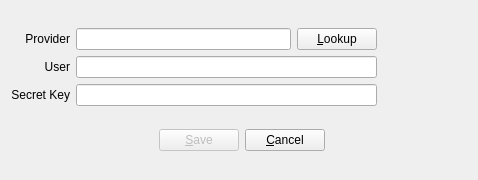
<?xml version="1.0" encoding="UTF-8"?>
<ui version="4.0">
 <class>edit_account_form</class>
 <widget class="QWidget" name="edit_account_form">
  <property name="geometry">
   <rect>
    <x>0</x>
    <y>0</y>
    <width>478</width>
    <height>180</height>
   </rect>
  </property>
  <property name="windowTitle">
   <string>Edit Account</string>
  </property>
  <layout class="QVBoxLayout" name="verticalLayout">
   <item>
    <layout class="QHBoxLayout" name="horizontalLayout_11">
     <item>
      <layout class="QGridLayout" name="gridLayout">
       <item row="0" column="0">
        <widget class="QLabel" name="label_21">
         <property name="text">
          <string>Provider</string>
         </property>
         <property name="alignment">
          <set>Qt::AlignRight|Qt::AlignTrailing|Qt::AlignVCenter</set>
         </property>
        </widget>
       </item>
       <item row="0" column="1">
        <widget class="QLineEdit" name="provider_entry"/>
       </item>
       <item row="0" column="2">
        <widget class="QPushButton" name="btn_Lookup">
         <property name="whatsThis">
          <string>&lt;html&gt;&lt;head/&gt;&lt;body&gt;&lt;p&gt;&lt;br/&gt;&lt;/p&gt;&lt;/body&gt;&lt;/html&gt;</string>
         </property>
         <property name="text">
          <string>&amp;Lookup</string>
         </property>
        </widget>
       </item>
       <item row="0" column="3">
        <widget class="QLabel" name="label_22">
         <property name="toolTip">
          <string>Name identifying the website or online service
this account authenticates with.</string>
         </property>
         <property name="text">
          <string/>
         </property>
         <property name="pixmap">
          <pixmap>question_mark_icon.png</pixmap>
         </property>
        </widget>
       </item>
       <item row="1" column="0">
        <widget class="QLabel" name="label_23">
         <property name="text">
          <string>User</string>
         </property>
         <property name="alignment">
          <set>Qt::AlignRight|Qt::AlignTrailing|Qt::AlignVCenter</set>
         </property>
        </widget>
       </item>
       <item row="1" column="1" colspan="2">
        <widget class="QLineEdit" name="label_entry">
         <property name="minimumSize">
          <size>
           <width>256</width>
           <height>0</height>
          </size>
         </property>
         <property name="placeholderText">
          <string/>
         </property>
        </widget>
       </item>
       <item row="1" column="3">
        <widget class="QLabel" name="label_24">
         <property name="toolTip">
          <string>A label to identify this account
such as your username or email address for the service.</string>
         </property>
         <property name="text">
          <string/>
         </property>
         <property name="pixmap">
          <pixmap>question_mark_icon.png</pixmap>
         </property>
        </widget>
       </item>
       <item row="2" column="0">
        <widget class="QLabel" name="label_25">
         <property name="text">
          <string>Secret Key</string>
         </property>
         <property name="alignment">
          <set>Qt::AlignRight|Qt::AlignTrailing|Qt::AlignVCenter</set>
         </property>
        </widget>
       </item>
       <item row="2" column="1" colspan="2">
        <widget class="PasswordInput" name="secret_entry">
         <property name="minimumSize">
          <size>
           <width>301</width>
           <height>0</height>
          </size>
         </property>
         <property name="placeholderText">
          <string/>
         </property>
        </widget>
       </item>
       <item row="2" column="3">
        <widget class="QLabel" name="label_26">
         <property name="toolTip">
          <string>The alphanumeric code shared with you by the provider.</string>
         </property>
         <property name="text">
          <string/>
         </property>
         <property name="pixmap">
          <pixmap>question_mark_icon.png</pixmap>
         </property>
        </widget>
       </item>
      </layout>
     </item>
     <item>
      <spacer name="horizontalSpacer_12">
       <property name="orientation">
        <enum>Qt::Horizontal</enum>
       </property>
       <property name="sizeHint" stdset="0">
        <size>
         <width>28</width>
         <height>20</height>
        </size>
       </property>
      </spacer>
     </item>
    </layout>
   </item>
   <item>
    <layout class="QHBoxLayout" name="buttonLayout">
     <item>
      <spacer name="horizontalSpacer">
       <property name="orientation">
        <enum>Qt::Horizontal</enum>
       </property>
       <property name="sizeHint" stdset="0">
        <size>
         <width>148</width>
         <height>20</height>
        </size>
       </property>
      </spacer>
     </item>
     <item>
      <widget class="QPushButton" name="btn_Save">
       <property name="enabled">
        <bool>false</bool>
       </property>
       <property name="sizePolicy">
        <sizepolicy hsizetype="Fixed" vsizetype="Fixed">
         <horstretch>0</horstretch>
         <verstretch>0</verstretch>
        </sizepolicy>
       </property>
       <property name="text">
        <string>&amp;Save</string>
       </property>
      </widget>
     </item>
     <item>
      <widget class="QPushButton" name="btn_Cancel">
       <property name="sizePolicy">
        <sizepolicy hsizetype="Fixed" vsizetype="Fixed">
         <horstretch>0</horstretch>
         <verstretch>0</verstretch>
        </sizepolicy>
       </property>
       <property name="text">
        <string>&amp;Cancel</string>
       </property>
      </widget>
     </item>
     <item>
      <spacer name="horizontalSpacer_2">
       <property name="orientation">
        <enum>Qt::Horizontal</enum>
       </property>
       <property name="sizeHint" stdset="0">
        <size>
         <width>38</width>
         <height>20</height>
        </size>
       </property>
      </spacer>
     </item>
    </layout>
   </item>
  </layout>
 </widget>
 <customwidgets>
  <customwidget>
   <class>PasswordInput</class>
   <extends>QLineEdit</extends>
   <header>common_dialog_funcs</header>
  </customwidget>
 </customwidgets>
 <tabstops>
  <tabstop>provider_entry</tabstop>
  <tabstop>label_entry</tabstop>
  <tabstop>secret_entry</tabstop>
  <tabstop>btn_Save</tabstop>
  <tabstop>btn_Cancel</tabstop>
  <tabstop>btn_Lookup</tabstop>
 </tabstops>
 <resources/>
 <connections/>
</ui>
